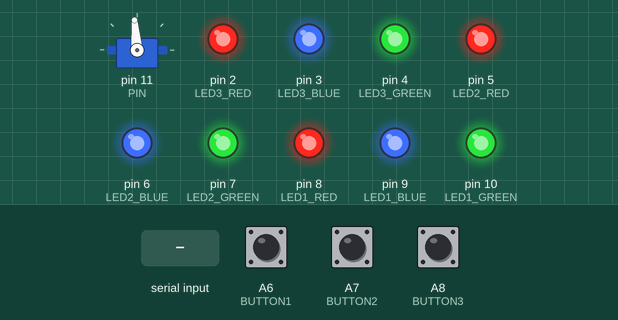
The sketch below on a simulated Arduino Mega 2560, built with avr-gcc and run on an emulated ATmega2560. On the bench: servo, output pins drawn as LEDs (lit = HIGH). Inputs (shaded band) come from the test bench; at power-on: A6 (BUTTON1) HIGH, A7 (BUTTON2) HIGH, A8 (BUTTON3) HIGH.

Above: at 2.7 s.
2.8 s: "G\n" received over Serial
At 3.2 s:
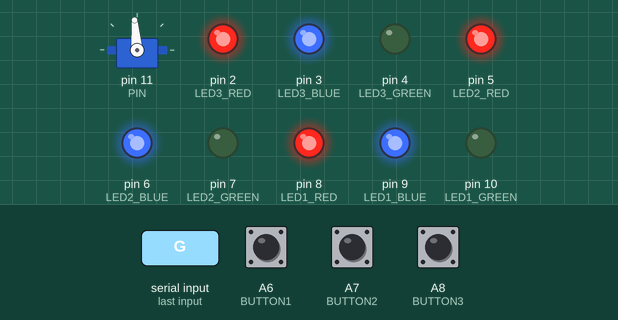
4.3 s: "T\n" received over Serial
At 5.6 s:
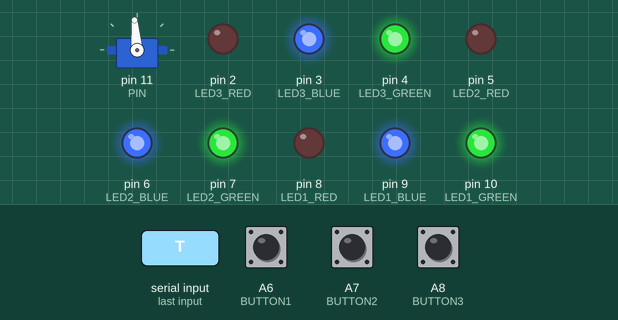
7.4 s: "C\n" received over Serial
At 7.9 s:
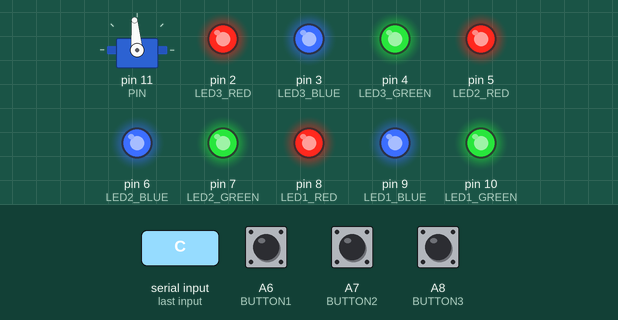
Timing chart, 0 to 9.9 s (numbered marks = the images above; inputs shaded):
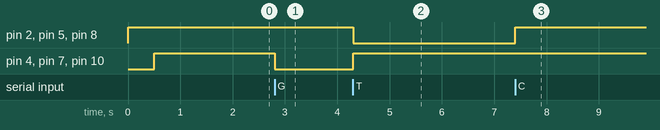

Measured:
- after the input at 2.8 s, pin 4 (LED3_GREEN), pin 7 (LED2_GREEN), pin 10 (LED1_GREEN): HIGH → LOW at once
- after the input at 4.3 s, pin 2 (LED3_RED), pin 5 (LED2_RED), pin 8 (LED1_RED): HIGH → LOW at once; pin 4 (LED3_GREEN), pin 7 (LED2_GREEN), pin 10 (LED1_GREEN): LOW → HIGH at once
- after the input at 7.4 s, pin 2 (LED3_RED), pin 5 (LED2_RED), pin 8 (LED1_RED): LOW → HIGH at once

The sketch:

dart_controller.ino
```cpp
#include <Wire.h>
#include <Servo.h>

Servo myservo;


#define  BUTTON1        A6
#define  BUTTON2        A7
#define  BUTTON3        A8

#define  LED3_RED       2
#define  LED3_GREEN     4
#define  LED3_BLUE      3

#define  LED2_RED       5
#define  LED2_GREEN     7
#define  LED2_BLUE      6

#define  LED1_RED       8
#define  LED1_GREEN     10
#define  LED1_BLUE      9


#define ON 85
#define OFF 95
#define PIN 11


String inputString = "";


int btn1_state = HIGH;
int btn2_state = HIGH;
int btn3_state = HIGH;


void setup() {
  // initialize serial:
  Serial.begin(57600);
  // reserve 200 bytes for the inputString:
  inputString.reserve(200);

  pinMode(BUTTON1, INPUT);
  pinMode(BUTTON2, INPUT);
  pinMode(BUTTON3, INPUT);

  // enable the internal pullups
  digitalWrite(BUTTON1, HIGH);
  digitalWrite(BUTTON2, HIGH);
  digitalWrite(BUTTON3, HIGH);

  init_leds();

  myservo.attach(PIN);
  myservo.write(OFF);


  delay(1000);

}


void init_leds()
{
  pinMode(LED1_RED, OUTPUT);
  pinMode(LED1_GREEN, OUTPUT);
  pinMode(LED1_BLUE, OUTPUT);

  digitalWrite(LED1_RED, HIGH);
  digitalWrite(LED1_GREEN, LOW);
  digitalWrite(LED1_BLUE, HIGH);

  pinMode(LED2_RED, OUTPUT);
  pinMode(LED2_GREEN, OUTPUT);
  pinMode(LED2_BLUE, OUTPUT);

  digitalWrite(LED2_RED, HIGH);
  digitalWrite(LED2_GREEN, LOW);
  digitalWrite(LED2_BLUE, HIGH);

  pinMode(LED3_RED, OUTPUT);
  pinMode(LED3_GREEN, OUTPUT);
  pinMode(LED3_BLUE, OUTPUT);

  digitalWrite(LED3_RED, HIGH);
  digitalWrite(LED3_GREEN, LOW);
  digitalWrite(LED3_BLUE, HIGH);


  delay(500);
  digitalWrite(LED1_GREEN, HIGH);
  digitalWrite(LED2_GREEN, HIGH);
  digitalWrite(LED3_GREEN, HIGH);

}

void loop() {

  if (digitalRead(BUTTON1) != btn1_state) {
    btn1_state = digitalRead(BUTTON1);
    if (btn1_state == LOW)
      Serial.print("O0\n");
  }

  if (digitalRead(BUTTON2) != btn2_state) {
    btn2_state = digitalRead(BUTTON2);
    if (btn2_state == LOW)
      Serial.print("O1\n");
  }

  if (digitalRead(BUTTON3) != btn3_state) {
    btn3_state = digitalRead(BUTTON3);
    if (btn3_state == LOW)
      Serial.print("O2\n");
  }


}


void push(int total) {
  for (int i=0; i<total; i++) {
    myservo.write(ON);
    delay(100);
    myservo.write(OFF);
    delay(100);
  }
}


void serialEvent() {
  while (Serial.available()) {
    // get the new byte:
    char inChar = (char)Serial.read();
    // if the incoming character is a newline, set a flag
    // so the main loop can do something about it:
    if (inChar == '\n' || inChar == '\r') {

      if (inputString.substring(0,1).equals("C")) { //clear leds
        digitalWrite(LED1_RED, HIGH); digitalWrite(LED1_GREEN, HIGH); digitalWrite(LED1_BLUE, HIGH);
        digitalWrite(LED2_RED, HIGH); digitalWrite(LED2_GREEN, HIGH); digitalWrite(LED2_BLUE, HIGH);
        digitalWrite(LED3_RED, HIGH); digitalWrite(LED3_GREEN, HIGH); digitalWrite(LED3_BLUE, HIGH);

      } else if (inputString.substring(0,1).equals("G")) { //green leds
        digitalWrite(LED1_RED, HIGH); digitalWrite(LED1_GREEN, LOW); digitalWrite(LED1_BLUE, HIGH);
        digitalWrite(LED2_RED, HIGH); digitalWrite(LED2_GREEN, LOW); digitalWrite(LED2_BLUE, HIGH);
        digitalWrite(LED3_RED, HIGH); digitalWrite(LED3_GREEN, LOW); digitalWrite(LED3_BLUE, HIGH);

      } else if (inputString.substring(0,1).equals("T")) { //timeout - red leds
        digitalWrite(LED1_RED, LOW); digitalWrite(LED1_GREEN, HIGH); digitalWrite(LED1_BLUE, HIGH);
        digitalWrite(LED2_RED, LOW); digitalWrite(LED2_GREEN, HIGH); digitalWrite(LED2_BLUE, HIGH);
        digitalWrite(LED3_RED, LOW); digitalWrite(LED3_GREEN, HIGH); digitalWrite(LED3_BLUE, HIGH);

      } else if (inputString.substring(0,1).equals("L")) { //turn lights on
        String led = inputString.substring(1,2);
        String cor = inputString.substring(2,3);
        if (led.equals("0")) {
          digitalWrite(LED1_RED, cor == "R" ? LOW : HIGH);
          digitalWrite(LED1_GREEN, cor == "G" ? LOW : HIGH);
          digitalWrite(LED1_BLUE, cor == "B" ? LOW : HIGH);

        } else if (led.equals("1")) {
          digitalWrite(LED2_RED, cor == "R" ? LOW : HIGH);
          digitalWrite(LED2_GREEN, cor == "G" ? LOW : HIGH);
          digitalWrite(LED2_BLUE, cor == "B" ? LOW : HIGH);

        } else if (led.equals("2")) {
          digitalWrite(LED3_RED, cor == "R" ? LOW : HIGH);
          digitalWrite(LED3_GREEN, cor == "G" ? LOW : HIGH);
          digitalWrite(LED3_BLUE, cor == "B" ? LOW : HIGH);

        }
      } else if (inputString.substring(0,1).equals("S")) { //bell
        //move the servos X times
        push(inputString.substring(1).toInt());

      }

      // clear the string:
      inputString = "";

    } else {
      // add it to the inputString:
      inputString += inChar;
    }
  }
}


      /*

        pinMode(JOY_SWITCH, INPUT);
  digitalWrite(JOY_SWITCH, HIGH);


        init_joystick( 5 );


      #define  JOY_SWITCH     A9      // pulls line down when pressed
      #define  JOY_nINT       A10     // active low interrupt input
      #define  JOY_nRESET     A11     // active low reset output

      int joy_state = HIGH;

      int joy_x;
      int joy_y;


void init_joystick(int threshold);


      int new_joy_x;
      int new_joy_y;

      read_joystick(&joy_x, &joy_y);


      if (inputString.equals("JOY")) {

        Serial.print("JOY: ");
        Serial.print(constrain(joy_x, -128, 127));
        Serial.print(",");
        Serial.println(constrain(joy_y, -128, 127));

      }
      */


/*


// ==============================================================================
// Austria Microsystems i2c Joystick
void init_joystick(int threshold)
{
	byte status = 0;

	pinMode(JOY_SWITCH, INPUT);
	digitalWrite(JOY_SWITCH, HIGH);

	pinMode(JOY_nINT, INPUT);
	digitalWrite(JOY_nINT, HIGH);

	pinMode(JOY_nRESET, OUTPUT);

	digitalWrite(JOY_nRESET, 1);
	delay(1);
	digitalWrite(JOY_nRESET, 0);
	delay(1);
	digitalWrite(JOY_nRESET, 1);

	Wire.begin();

	do {
		status = read_joy_reg(0x0f);
	} while ((status & 0xf0) != 0xf0);

	// invert magnet polarity setting, per datasheet
	write_joy_reg(0x2e, 0x86);

	calibrate_joystick(threshold);
}


int offset_X, offset_Y;

void calibrate_joystick(int dz)
{
	char iii;
	int x_cal = 0;
	int y_cal = 0;

	// Low Power Mode, 20ms auto wakeup
	// INTn output enabled
	// INTn active after each measurement
	// Normal (non-Reset) mode
	write_joy_reg(0x0f, 0x00);
	delay(1);

	// dummy read of Y_reg to reset interrupt
	read_joy_reg(0x11);

	for(iii = 0; iii != 16; iii++) {
		while(!joystick_interrupt()) {}

		x_cal += read_joy_reg(0x10);
		y_cal += read_joy_reg(0x11);
	}

	// divide by 16 to get average
	offset_X = -(x_cal>>4);
	offset_Y = -(y_cal>>4);

	write_joy_reg(0x12, dz - offset_X);  // Xp, LEFT threshold for INTn
	write_joy_reg(0x13, -dz - offset_X);  // Xn, RIGHT threshold for INTn
	write_joy_reg(0x14, dz - offset_Y);  // Yp, UP threshold for INTn
	write_joy_reg(0x15, -dz - offset_Y);  // Yn, DOWN threshold for INTn

	// dead zone threshold detect requested?
	if (dz)
		write_joy_reg(0x0f, 0x04);
}


void read_joystick(int *x, int *y)
{
	*x = read_joy_reg(0x10) + offset_X;
	*y = read_joy_reg(0x11) + offset_Y;  // reading Y clears the interrupt
}

char joystick_interrupt()
{
	return digitalRead(JOY_nINT) == 0;
}


#define  JOY_I2C_ADDR    0x40

char read_joy_reg(char reg_addr)
{
	char c;

	Wire.beginTransmission(JOY_I2C_ADDR);
	Wire.write(reg_addr);
	Wire.endTransmission();

	Wire.requestFrom(JOY_I2C_ADDR, 1);

	while(Wire.available())
		c = Wire.read();

	return c;
}

void write_joy_reg(char reg_addr, char val)
{
	Wire.beginTransmission(JOY_I2C_ADDR);
	Wire.write(reg_addr);
	Wire.write(val);
	Wire.endTransmission();
}

*/
```
